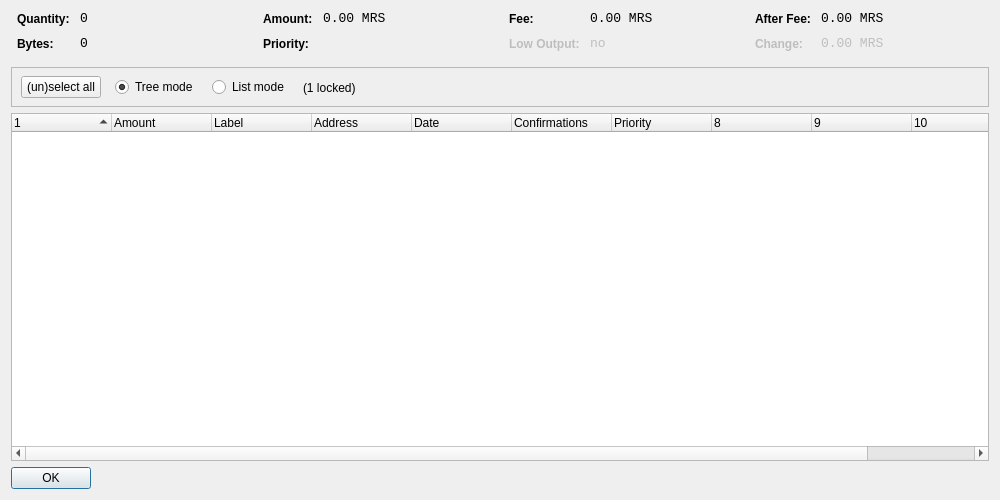
<?xml version="1.0" encoding="UTF-8"?>
<ui version="4.0">
 <class>CoinControlDialog</class>
 <widget class="QDialog" name="CoinControlDialog">
  <property name="geometry">
   <rect>
    <x>0</x>
    <y>0</y>
    <width>1000</width>
    <height>500</height>
   </rect>
  </property>
  <property name="windowTitle">
   <string>Coin Control</string>
  </property>
  <layout class="QVBoxLayout" name="verticalLayout">
   <item>
    <layout class="QHBoxLayout" name="horizontalLayoutTop" stretch="0,0,0,0">
     <property name="topMargin">
      <number>0</number>
     </property>
     <property name="bottomMargin">
      <number>10</number>
     </property>
     <item>
      <layout class="QFormLayout" name="formLayoutCoinControl1">
       <property name="horizontalSpacing">
        <number>10</number>
       </property>
       <property name="verticalSpacing">
        <number>10</number>
       </property>
       <property name="leftMargin">
        <number>6</number>
       </property>
       <property name="rightMargin">
        <number>6</number>
       </property>
       <item row="0" column="0">
        <widget class="QLabel" name="labelCoinControlQuantityText">
         <property name="styleSheet">
          <string notr="true">font-weight:bold;</string>
         </property>
         <property name="text">
          <string>Quantity:</string>
         </property>
        </widget>
       </item>
       <item row="0" column="1">
        <widget class="QLabel" name="labelCoinControlQuantity">
         <property name="font">
          <font>
           <family>Monospace</family>
           <pointsize>10</pointsize>
          </font>
         </property>
         <property name="cursor">
          <cursorShape>IBeamCursor</cursorShape>
         </property>
         <property name="contextMenuPolicy">
          <enum>Qt::ActionsContextMenu</enum>
         </property>
         <property name="text">
          <string notr="true">0</string>
         </property>
         <property name="textInteractionFlags">
          <set>Qt::LinksAccessibleByMouse|Qt::TextSelectableByKeyboard|Qt::TextSelectableByMouse</set>
         </property>
        </widget>
       </item>
       <item row="1" column="0">
        <widget class="QLabel" name="labelCoinControlBytesText">
         <property name="styleSheet">
          <string notr="true">font-weight:bold;</string>
         </property>
         <property name="text">
          <string>Bytes:</string>
         </property>
        </widget>
       </item>
       <item row="1" column="1">
        <widget class="QLabel" name="labelCoinControlBytes">
         <property name="font">
          <font>
           <family>Monospace</family>
           <pointsize>10</pointsize>
          </font>
         </property>
         <property name="cursor">
          <cursorShape>IBeamCursor</cursorShape>
         </property>
         <property name="contextMenuPolicy">
          <enum>Qt::ActionsContextMenu</enum>
         </property>
         <property name="text">
          <string notr="true">0</string>
         </property>
         <property name="textInteractionFlags">
          <set>Qt::LinksAccessibleByMouse|Qt::TextSelectableByKeyboard|Qt::TextSelectableByMouse</set>
         </property>
        </widget>
       </item>
      </layout>
     </item>
     <item>
      <layout class="QFormLayout" name="formLayoutCoinControl2">
       <property name="horizontalSpacing">
        <number>10</number>
       </property>
       <property name="verticalSpacing">
        <number>10</number>
       </property>
       <property name="leftMargin">
        <number>6</number>
       </property>
       <property name="rightMargin">
        <number>6</number>
       </property>
       <item row="0" column="0">
        <widget class="QLabel" name="labelCoinControlAmountText">
         <property name="styleSheet">
          <string notr="true">font-weight:bold;</string>
         </property>
         <property name="text">
          <string>Amount:</string>
         </property>
        </widget>
       </item>
       <item row="0" column="1">
        <widget class="QLabel" name="labelCoinControlAmount">
         <property name="font">
          <font>
           <family>Monospace</family>
           <pointsize>10</pointsize>
          </font>
         </property>
         <property name="cursor">
          <cursorShape>IBeamCursor</cursorShape>
         </property>
         <property name="contextMenuPolicy">
          <enum>Qt::ActionsContextMenu</enum>
         </property>
         <property name="text">
          <string notr="true">0.00 MRS</string>
         </property>
         <property name="textInteractionFlags">
          <set>Qt::LinksAccessibleByMouse|Qt::TextSelectableByKeyboard|Qt::TextSelectableByMouse</set>
         </property>
        </widget>
       </item>
       <item row="1" column="0">
        <widget class="QLabel" name="labelCoinControlPriorityText">
         <property name="styleSheet">
          <string notr="true">font-weight:bold;</string>
         </property>
         <property name="text">
          <string>Priority:</string>
         </property>
        </widget>
       </item>
       <item row="1" column="1">
        <widget class="QLabel" name="labelCoinControlPriority">
         <property name="font">
          <font>
           <family>Monospace</family>
           <pointsize>10</pointsize>
          </font>
         </property>
         <property name="cursor">
          <cursorShape>IBeamCursor</cursorShape>
         </property>
         <property name="contextMenuPolicy">
          <enum>Qt::ActionsContextMenu</enum>
         </property>
         <property name="text">
          <string/>
         </property>
         <property name="textInteractionFlags">
          <set>Qt::LinksAccessibleByMouse|Qt::TextSelectableByKeyboard|Qt::TextSelectableByMouse</set>
         </property>
        </widget>
       </item>
      </layout>
     </item>
     <item>
      <layout class="QFormLayout" name="formLayoutCoinControl3">
       <property name="horizontalSpacing">
        <number>10</number>
       </property>
       <property name="verticalSpacing">
        <number>10</number>
       </property>
       <property name="leftMargin">
        <number>6</number>
       </property>
       <property name="rightMargin">
        <number>6</number>
       </property>
       <item row="0" column="0">
        <widget class="QLabel" name="labelCoinControlFeeText">
         <property name="styleSheet">
          <string notr="true">font-weight:bold;</string>
         </property>
         <property name="text">
          <string>Fee:</string>
         </property>
        </widget>
       </item>
       <item row="0" column="1">
        <widget class="QLabel" name="labelCoinControlFee">
         <property name="font">
          <font>
           <family>Monospace</family>
           <pointsize>10</pointsize>
          </font>
         </property>
         <property name="cursor">
          <cursorShape>IBeamCursor</cursorShape>
         </property>
         <property name="contextMenuPolicy">
          <enum>Qt::ActionsContextMenu</enum>
         </property>
         <property name="text">
          <string notr="true">0.00 MRS</string>
         </property>
         <property name="textInteractionFlags">
          <set>Qt::LinksAccessibleByMouse|Qt::TextSelectableByKeyboard|Qt::TextSelectableByMouse</set>
         </property>
        </widget>
       </item>
       <item row="1" column="0">
        <widget class="QLabel" name="labelCoinControlLowOutputText">
         <property name="enabled">
          <bool>false</bool>
         </property>
         <property name="styleSheet">
          <string notr="true">font-weight:bold;</string>
         </property>
         <property name="text">
          <string>Low Output:</string>
         </property>
        </widget>
       </item>
       <item row="1" column="1">
        <widget class="QLabel" name="labelCoinControlLowOutput">
         <property name="enabled">
          <bool>false</bool>
         </property>
         <property name="font">
          <font>
           <family>Monospace</family>
           <pointsize>10</pointsize>
          </font>
         </property>
         <property name="cursor">
          <cursorShape>IBeamCursor</cursorShape>
         </property>
         <property name="contextMenuPolicy">
          <enum>Qt::ActionsContextMenu</enum>
         </property>
         <property name="text">
          <string>no</string>
         </property>
         <property name="textInteractionFlags">
          <set>Qt::LinksAccessibleByMouse|Qt::TextSelectableByKeyboard|Qt::TextSelectableByMouse</set>
         </property>
        </widget>
       </item>
      </layout>
     </item>
     <item>
      <layout class="QFormLayout" name="formLayoutCoinControl4">
       <property name="horizontalSpacing">
        <number>10</number>
       </property>
       <property name="verticalSpacing">
        <number>10</number>
       </property>
       <property name="leftMargin">
        <number>6</number>
       </property>
       <property name="rightMargin">
        <number>6</number>
       </property>
       <item row="0" column="0">
        <widget class="QLabel" name="labelCoinControlAfterFeeText">
         <property name="styleSheet">
          <string notr="true">font-weight:bold;</string>
         </property>
         <property name="text">
          <string>After Fee:</string>
         </property>
        </widget>
       </item>
       <item row="0" column="1">
        <widget class="QLabel" name="labelCoinControlAfterFee">
         <property name="font">
          <font>
           <family>Monospace</family>
           <pointsize>10</pointsize>
          </font>
         </property>
         <property name="cursor">
          <cursorShape>IBeamCursor</cursorShape>
         </property>
         <property name="contextMenuPolicy">
          <enum>Qt::ActionsContextMenu</enum>
         </property>
         <property name="text">
          <string notr="true">0.00 MRS</string>
         </property>
         <property name="textInteractionFlags">
          <set>Qt::LinksAccessibleByMouse|Qt::TextSelectableByKeyboard|Qt::TextSelectableByMouse</set>
         </property>
        </widget>
       </item>
       <item row="1" column="0">
        <widget class="QLabel" name="labelCoinControlChangeText">
         <property name="enabled">
          <bool>false</bool>
         </property>
         <property name="styleSheet">
          <string notr="true">font-weight:bold;</string>
         </property>
         <property name="text">
          <string>Change:</string>
         </property>
        </widget>
       </item>
       <item row="1" column="1">
        <widget class="QLabel" name="labelCoinControlChange">
         <property name="enabled">
          <bool>false</bool>
         </property>
         <property name="font">
          <font>
           <family>Monospace</family>
           <pointsize>10</pointsize>
          </font>
         </property>
         <property name="cursor">
          <cursorShape>IBeamCursor</cursorShape>
         </property>
         <property name="contextMenuPolicy">
          <enum>Qt::ActionsContextMenu</enum>
         </property>
         <property name="text">
          <string notr="true">0.00 MRS</string>
         </property>
         <property name="textInteractionFlags">
          <set>Qt::LinksAccessibleByMouse|Qt::TextSelectableByKeyboard|Qt::TextSelectableByMouse</set>
         </property>
        </widget>
       </item>
      </layout>
     </item>
    </layout>
   </item>
   <item>
    <widget class="QFrame" name="frame">
     <property name="minimumSize">
      <size>
       <width>0</width>
       <height>40</height>
      </size>
     </property>
     <property name="frameShape">
      <enum>QFrame::StyledPanel</enum>
     </property>
     <property name="frameShadow">
      <enum>QFrame::Sunken</enum>
     </property>
     <widget class="QWidget" name="horizontalLayoutWidget">
      <property name="geometry">
       <rect>
        <x>10</x>
        <y>0</y>
        <width>781</width>
        <height>41</height>
       </rect>
      </property>
      <layout class="QHBoxLayout" name="horizontalLayoutPanel" stretch="0,0,0,0,0">
       <property name="spacing">
        <number>14</number>
       </property>
       <item>
        <widget class="QPushButton" name="pushButtonSelectAll">
         <property name="sizePolicy">
          <sizepolicy hsizetype="Maximum" vsizetype="Fixed">
           <horstretch>0</horstretch>
           <verstretch>0</verstretch>
          </sizepolicy>
         </property>
         <property name="text">
          <string>(un)select all</string>
         </property>
        </widget>
       </item>
       <item>
        <widget class="QRadioButton" name="radioTreeMode">
         <property name="sizePolicy">
          <sizepolicy hsizetype="Maximum" vsizetype="Fixed">
           <horstretch>0</horstretch>
           <verstretch>0</verstretch>
          </sizepolicy>
         </property>
         <property name="text">
          <string>Tree mode</string>
         </property>
         <property name="checked">
          <bool>true</bool>
         </property>
        </widget>
       </item>
       <item>
        <widget class="QRadioButton" name="radioListMode">
         <property name="sizePolicy">
          <sizepolicy hsizetype="Maximum" vsizetype="Fixed">
           <horstretch>0</horstretch>
           <verstretch>0</verstretch>
          </sizepolicy>
         </property>
         <property name="text">
          <string>List mode</string>
         </property>
        </widget>
       </item>
       <item>
        <widget class="QLabel" name="labelLocked">
         <property name="text">
          <string>(1 locked)</string>
         </property>
        </widget>
       </item>
       <item>
        <spacer name="horizontalSpacer">
         <property name="orientation">
          <enum>Qt::Horizontal</enum>
         </property>
         <property name="sizeHint" stdset="0">
          <size>
           <width>40</width>
           <height>20</height>
          </size>
         </property>
        </spacer>
       </item>
      </layout>
     </widget>
    </widget>
   </item>
   <item>
    <widget class="CoinControlTreeWidget" name="treeWidget">
     <property name="contextMenuPolicy">
      <enum>Qt::CustomContextMenu</enum>
     </property>
     <property name="sortingEnabled">
      <bool>false</bool>
     </property>
     <property name="columnCount">
      <number>11</number>
     </property>
     <attribute name="headerShowSortIndicator" stdset="0">
      <bool>true</bool>
     </attribute>
     <attribute name="headerStretchLastSection">
      <bool>false</bool>
     </attribute>
     <column>
      <property name="text">
       <string/>
      </property>
     </column>
     <column>
      <property name="text">
       <string>Amount</string>
      </property>
     </column>
     <column>
      <property name="text">
       <string notr="true">Label</string>
      </property>
     </column>
     <column>
      <property name="text">
       <string>Address</string>
      </property>
     </column>
     <column>
      <property name="text">
       <string>Date</string>
      </property>
     </column>
     <column>
      <property name="text">
       <string>Confirmations</string>
      </property>
      <property name="toolTip">
       <string>Confirmed</string>
      </property>
     </column>
     <column>
      <property name="text">
       <string>Priority</string>
      </property>
     </column>
     <column>
      <property name="text">
       <string/>
      </property>
     </column>
     <column>
      <property name="text">
       <string/>
      </property>
     </column>
     <column>
      <property name="text">
       <string/>
      </property>
     </column>
     <column>
      <property name="text">
       <string/>
      </property>
     </column>
    </widget>
   </item>
   <item>
    <widget class="QDialogButtonBox" name="buttonBox">
     <property name="sizePolicy">
      <sizepolicy hsizetype="Maximum" vsizetype="Fixed">
       <horstretch>0</horstretch>
       <verstretch>0</verstretch>
      </sizepolicy>
     </property>
     <property name="orientation">
      <enum>Qt::Horizontal</enum>
     </property>
     <property name="standardButtons">
      <set>QDialogButtonBox::Ok</set>
     </property>
    </widget>
   </item>
  </layout>
 </widget>
 <customwidgets>
  <customwidget>
   <class>CoinControlTreeWidget</class>
   <extends>QTreeWidget</extends>
   <header>coincontroltreewidget.h</header>
  </customwidget>
 </customwidgets>
 <resources/>
 <connections/>
</ui>
